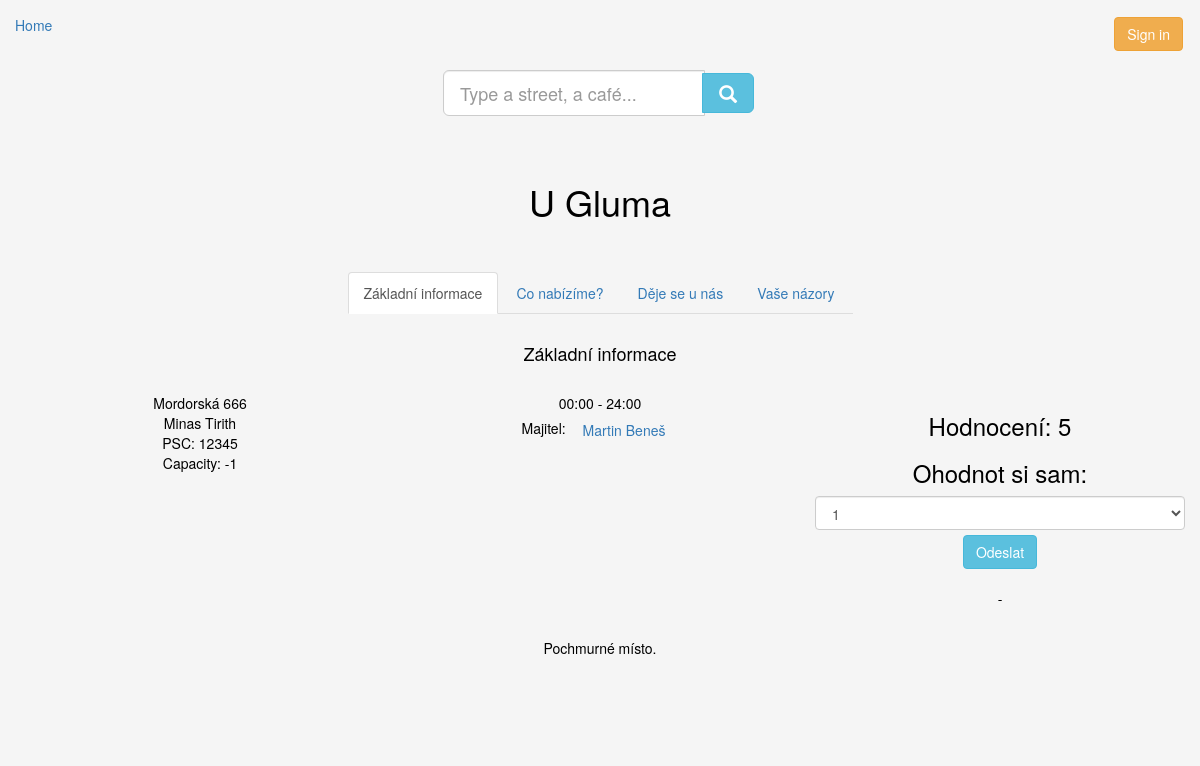
The app's page /cafe/?id=2 with its own data.
### kavarna/models.py (models this page shows, shortened)
class Cafe(models.Model):
    name = models.CharField(max_length=64)
    street = models.CharField(max_length=64, blank=True, null=True)
    housenumber = models.PositiveIntegerField(blank=True, null=True)
    city = models.CharField(max_length=64, blank=True, null=True)
    psc = models.CharField(max_length=64, blank=True, null=True)
    opensAt = models.CharField(max_length=64, blank=True, null=True)
    closesAt = models.CharField(max_length=64, blank=True, null=True)
    capacity = models.PositiveSmallIntegerField(blank=True, null=True, default=0)
    description = models.TextField(blank=True, null=True)
    owner = models.ForeignKey(User, on_delete=models.CASCADE)
    offers_coffee = models.ManyToManyField(Coffee)

### kavarna/views.py (the view, shortened to what this page needs)
# urls.py: path('cafe/', views.cafe, name='cafe'),
def cafe(request):
    d = generateDict(request)
    if 'message' in d:
        return errLogout(request, d)
    if request.method == 'GET':
        cafeid = request.GET['id']
        d['cafe'] = models.Cafe.objects.get(pk=cafeid)
        d['cafe_score'] = core.getCafeScore( d['cafe'] )
        d['owner'] = d['cafe'].owner    # returns object User
        d['cafe_coffee_list'] = d['cafe'].offers_coffee.all()
        d['event_list'] = models.Event.objects.filter(place=d['cafe'])
        d['cafe_reactions'] = models.Reaction.objects.filter(cafe=d['cafe'])
        l = [p.pk for p in d['cafe_reactions']]
        d['reaction_reactions'] = models.Reaction.objects.filter(react__in=l)
        print(d['reaction_reactions'])
        try:
            d['is_liking'] = True if d['cafe'] in d['loggeddrinker'].likes_cafe.all() else False
        except:
            pass
    return render(request, "cafe.html", d)

### kavarna/core.py (called while the page is built)
def generateDict(request):
    try:
        email = request.COOKIES['user']
        if User.objects.get(email=email) != None:
            d = {'loggeduser'    : User.objects.get(email=email),
                 'loggeddrinker' : models.Drinker.getData(email) }
        else:
            d = {'message'   : 'Unknown user'}
    except:
        d = {}
    d['key'] = request.GET.get('key', '')
    return d

def getScore(l):
    if len(l) == 0: return 0
    return mean(l)

def getCafeScore(c):
    return getScore( [r.score for r in models.Reaction.objects.all().filter(cafe=c)] )

### kavarna/templates/cafe.html (shortened to what this page needs)
{% extends "subpage.html" %}
{% block header %}{{cafe.name}}{% endblock %}
{% block tab1title %}Základní informace{% endblock %}
{% block tab2title %}Co nabízíme?{% endblock %}
{% block tab3title %}Děje se u nás{% endblock %}
{% block tab4title %}Vaše názory{% endblock %}
{% block tab1header %}Základní informace{% endblock %}
{% block tab1 %}
<div class="row" style="margin-top: 20px">
    <div class="col-lg-4 text-center">
        {{cafe.street}} {{cafe.housenumber}}<br>
        {{cafe.city}}<br>
        PSC: {{cafe.psc}}<br>
        Capacity: {{cafe.capacity}}
    </div>
    <div class="col-lg-4 text-center">
        {{cafe.opensAt}} - {{cafe.closesAt}}
        <form method="get" action="/profile">
            Majitel: <button class="btn btn-link" type="Submit">{{cafe.owner.first_name}} {{cafe.owner.last_name}}</button>
        </form>
    </div>
    <div class="col-lg-4 text-center">
        <h3>Hodnocení: {{ cafe_score }}</h3>
        <h3>Ohodnot si sam:</h3>
        {% include 'snippets/scorebar.html' with pk_subject=cafe.pk reactingto="Cafe" %}
    </div>
</div>
<div class="row" style="margin-top: 30px">
    <div class="col text-center">
        <p>{{cafe.description}}</p>
    </div>
</div>
{% endblock %}

### kavarna/static/kavarna/styles.css (style rules this page uses)
html, body { height: 100%; }
.backgrounder { background-color: #f5f5f5; color: black; }

### records on screen
Cafe: name "U Gluma", street "Mordorská", housenumber "666", city "Minas Tirith", psc "12345", capacity "-1", opensAt "00:00", closesAt "24:00", owner.first_name "Martin", owner.last_name "Beneš", description "Pochmurné místo."

### other values on screen
{{ cafe_score }} "5"
